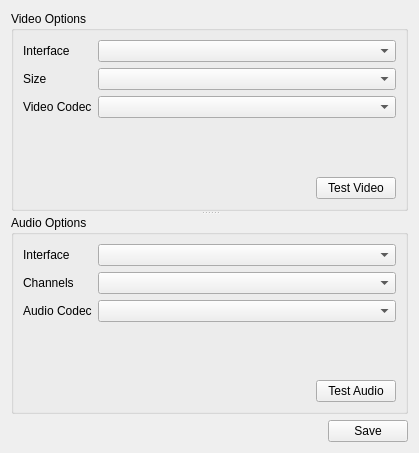
<?xml version="1.0" encoding="UTF-8"?>
<ui version="4.0">
 <class>Options</class>
 <widget class="QWidget" name="Options">
  <property name="geometry">
   <rect>
    <x>0</x>
    <y>0</y>
    <width>419</width>
    <height>453</height>
   </rect>
  </property>
  <property name="windowTitle">
   <string>Form</string>
  </property>
  <layout class="QHBoxLayout" name="horizontalLayout_2">
   <item>
    <layout class="QVBoxLayout" name="verticalLayout">
     <item>
      <widget class="QSplitter" name="splitter">
       <property name="orientation">
        <enum>Qt::Vertical</enum>
       </property>
       <widget class="QGroupBox" name="videoGroupBox">
        <property name="title">
         <string>Video Options</string>
        </property>
        <layout class="QVBoxLayout" name="verticalLayout_2">
         <item>
          <layout class="QFormLayout" name="formLayout">
           <property name="fieldGrowthPolicy">
            <enum>QFormLayout::AllNonFixedFieldsGrow</enum>
           </property>
           <item row="0" column="0">
            <widget class="QLabel" name="label">
             <property name="text">
              <string>Interface</string>
             </property>
            </widget>
           </item>
           <item row="0" column="1">
            <widget class="QComboBox" name="videoBox"/>
           </item>
           <item row="1" column="0">
            <widget class="QLabel" name="label_2">
             <property name="text">
              <string>Size</string>
             </property>
            </widget>
           </item>
           <item row="1" column="1">
            <widget class="QComboBox" name="sizeBox"/>
           </item>
           <item row="2" column="0">
            <widget class="QLabel" name="label_6">
             <property name="text">
              <string>Video Codec</string>
             </property>
            </widget>
           </item>
           <item row="2" column="1">
            <widget class="QComboBox" name="vCodecBox"/>
           </item>
          </layout>
         </item>
         <item>
          <layout class="QHBoxLayout" name="horizontalLayout_3">
           <item>
            <spacer name="horizontalSpacer_2">
             <property name="orientation">
              <enum>Qt::Horizontal</enum>
             </property>
             <property name="sizeHint" stdset="0">
              <size>
               <width>40</width>
               <height>20</height>
              </size>
             </property>
            </spacer>
           </item>
           <item>
            <widget class="QPushButton" name="testVideo">
             <property name="text">
              <string>Test Video</string>
             </property>
            </widget>
           </item>
          </layout>
         </item>
        </layout>
       </widget>
       <widget class="QGroupBox" name="audioGropBox">
        <property name="title">
         <string>Audio Options</string>
        </property>
        <layout class="QVBoxLayout" name="verticalLayout_3">
         <item>
          <layout class="QFormLayout" name="formLayout_2">
           <property name="fieldGrowthPolicy">
            <enum>QFormLayout::AllNonFixedFieldsGrow</enum>
           </property>
           <item row="0" column="0">
            <widget class="QLabel" name="label_3">
             <property name="text">
              <string>Interface</string>
             </property>
            </widget>
           </item>
           <item row="0" column="1">
            <widget class="QComboBox" name="audioBox"/>
           </item>
           <item row="1" column="0">
            <widget class="QLabel" name="label_4">
             <property name="text">
              <string>Channels</string>
             </property>
            </widget>
           </item>
           <item row="1" column="1">
            <widget class="QComboBox" name="channelsBox"/>
           </item>
           <item row="2" column="0">
            <widget class="QLabel" name="label_5">
             <property name="text">
              <string>Audio Codec</string>
             </property>
            </widget>
           </item>
           <item row="2" column="1">
            <widget class="QComboBox" name="aCodecBox"/>
           </item>
          </layout>
         </item>
         <item>
          <layout class="QHBoxLayout" name="horizontalLayout_5">
           <item>
            <spacer name="horizontalSpacer_3">
             <property name="orientation">
              <enum>Qt::Horizontal</enum>
             </property>
             <property name="sizeHint" stdset="0">
              <size>
               <width>40</width>
               <height>20</height>
              </size>
             </property>
            </spacer>
           </item>
           <item>
            <widget class="QLabel" name="errorLabel">
             <property name="text">
              <string/>
             </property>
            </widget>
           </item>
           <item>
            <widget class="QPushButton" name="testAudio">
             <property name="text">
              <string>Test Audio</string>
             </property>
            </widget>
           </item>
          </layout>
         </item>
        </layout>
       </widget>
      </widget>
     </item>
     <item>
      <layout class="QHBoxLayout" name="horizontalLayout">
       <item>
        <spacer name="horizontalSpacer">
         <property name="orientation">
          <enum>Qt::Horizontal</enum>
         </property>
         <property name="sizeHint" stdset="0">
          <size>
           <width>40</width>
           <height>20</height>
          </size>
         </property>
        </spacer>
       </item>
       <item>
        <widget class="QPushButton" name="saveButton">
         <property name="text">
          <string>Save</string>
         </property>
        </widget>
       </item>
      </layout>
     </item>
    </layout>
   </item>
  </layout>
 </widget>
 <resources/>
 <connections/>
</ui>
